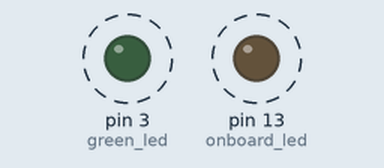
Bench run of a sketch on a simulated Arduino Uno, built with avr-gcc and run on an emulated ATmega328P. On the bench: output pins drawn as LEDs (lit = HIGH). Dashed ring = blinking.

Above: at 0.3 s.
Timing chart, 0 to 3.0 s (numbered marks = the images above):
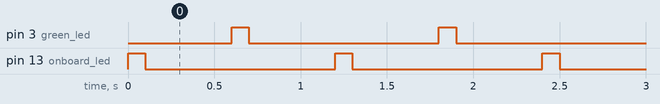

The sketch:

blink.ino
```cpp
int green_led = 3;
int onboard_led = 13;
int tiempo_encendido = 100;
int tiempo_apagado = 500;

void setup() {
  // put your setup code here, to run once:
  pinMode(green_led,OUTPUT); // Función que sirve para determinar el número de pin si se va a utilizar de entrada o salida
  pinMode(onboard_led,OUTPUT); // El pin 13 ya tiene un led la placa arduino
}

void loop() {
  // put your main code here, to run repeatedly:
  digitalWrite(onboard_led,HIGH); // enciende led
  delay(tiempo_encendido);  // espera con led 1 segundo
  digitalWrite(onboard_led,LOW); // apaga led
  delay(tiempo_apagado); // espera con el led apagado

  digitalWrite(green_led,HIGH); // enciende led
  delay(tiempo_encendido);  // espera con led 1 segundo
  digitalWrite(green_led,LOW); // apaga led
  delay(tiempo_apagado); // espera con el led apagado
}
```

Measured:
- by itself, pin 3 (green_led), pin 13 (onboard_led): alternates HIGH for 0.10 s and LOW for 1.1 s
- by itself, everything shown: repeats every 1.2 s, in 4 steps
